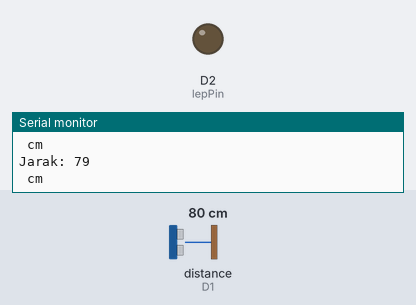
The program below on a simulated ESP8266 (NodeMCU). Parts: output pins drawn as LEDs (lit = HIGH), the last lines printed to the serial monitor. Wiring (inferred from the names in the program): ultrasonic range finder: trigger D0; echo D1. Inputs (shaded band) come from the test bench; at power-on: distance to the obstacle (sensor on D1) 80 cm. The echo pulse lasts 58.3 µs per cm; pins used as bus, display or sensor lines are not drawn.

Above: at 1.8 s.
1.9 s: distance to the obstacle (sensor on D1) set to 13 cm
3.4 s: distance to the obstacle (sensor on D1) set to 10 cm
At 4.4 s:
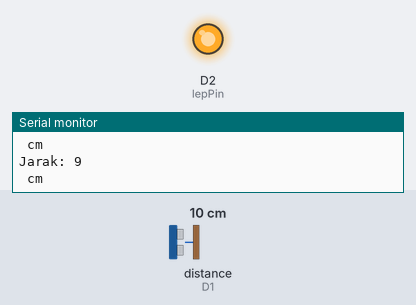
5.5 s: distance to the obstacle (sensor on D1) set to 18 cm
At 7.2 s:
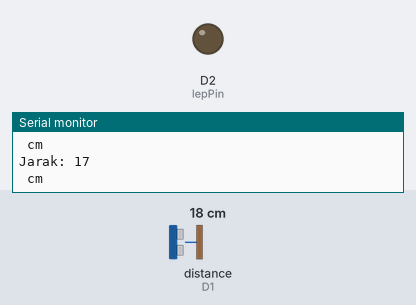
7.5 s: distance to the obstacle (sensor on D1) set to 2 cm
At 8.8 s:
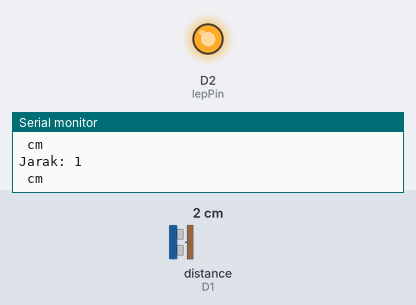
Timing chart, 0 to 10.5 s (numbered marks = the images above; inputs shaded):
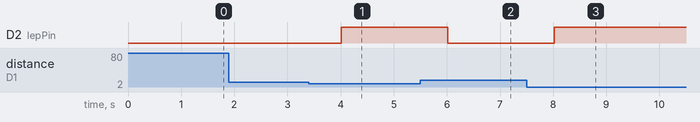

Measured:
- the behaviour switches between 12 and 11 cm on distance to the obstacle (sensor on D1) (found by bisection; images 0 and 1)
- after the input at 3.4 s, D2 (lepPin): LOW → HIGH after 0.61 s
- after the input at 5.5 s, D2 (lepPin): HIGH → LOW after 0.52 s
- after the input at 7.5 s, D2 (lepPin): LOW → HIGH after 0.52 s

The program:

main.cpp
```cpp
#include <Arduino.h>

int echoPin = D1;
int trgPin = D0;
int lepPin = D2;

long duration;
int distance;

void setup()
{
  pinMode(echoPin,INPUT);
  pinMode(trgPin,OUTPUT);
  pinMode(lepPin,OUTPUT);

  Serial.begin(9600);
}

void loop()
{
  digitalWrite(trgPin,LOW);
  delayMicroseconds(5);
  digitalWrite(trgPin,HIGH);
  delayMicroseconds(10);
  digitalWrite(trgPin,LOW);

  duration = pulseIn(echoPin, HIGH);

  distance = duration*0.034/2;

  Serial.print("Jarak: ");
  Serial.println(distance);
  Serial.println(" cm");

  // set kondisi untuk menghidupkan lampu LED
  if(distance <= 10)
  {
    digitalWrite(lepPin,HIGH);
  }
  else
  {
    digitalWrite(lepPin,LOW);
  }
  delay(1000);
}
```
